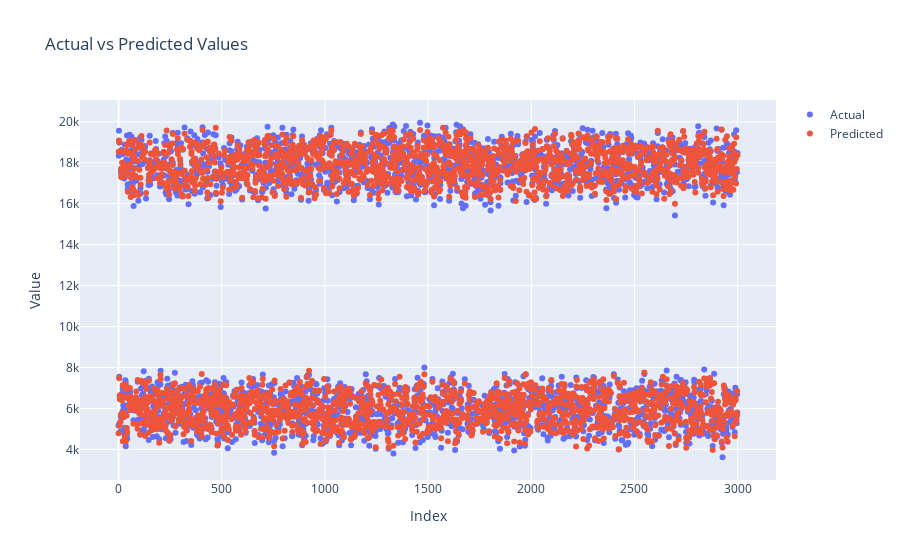

Notebook cell for this chart:
### Code cell
import plotly.graph_objs as go

# Assuming predictions_df contains the 'Actual' and 'Predicted' columns
# Create traces for scatter plot
trace_actual = go.Scatter(x=list(range(len(predictions_df))), y=predictions_df['Actual'], mode='markers', name='Actual')
trace_pred = go.Scatter(x=list(range(len(predictions_df))), y=predictions_df['Predicted'], mode='markers', name='Predicted')

# Layout settings
layout = go.Layout(title='Actual vs Predicted Values', xaxis=dict(title='Index'), yaxis=dict(title='Value'))

# Combine traces and layout into figure
fig = go.Figure(data=[trace_actual, trace_pred], layout=layout)

# Display the plot
fig.show()

### Figure 1 — Plotly figure (JSON) as saved in the notebook; plotly's stock layout.template omitted (floating-point values rounded to 4 significant figures; data arrays with more than 128 entries replaced by an {"elided": "..."} marker saying what was removed)
{"data": [{"mode": "markers", "name": "Actual", "type": "scatter", "x": {"elided": "3000 int values"}, "y": {"elided": "3000 float values"}}, {"mode": "markers", "name": "Predicted", "type": "scatter", "x": {"elided": "3000 int values"}, "y": {"elided": "3000 float values"}}], "layout": {"title": {"text": "Actual vs Predicted Values"}, "xaxis": {"title": {"text": "Index"}}, "yaxis": {"title": {"text": "Value"}}}}
